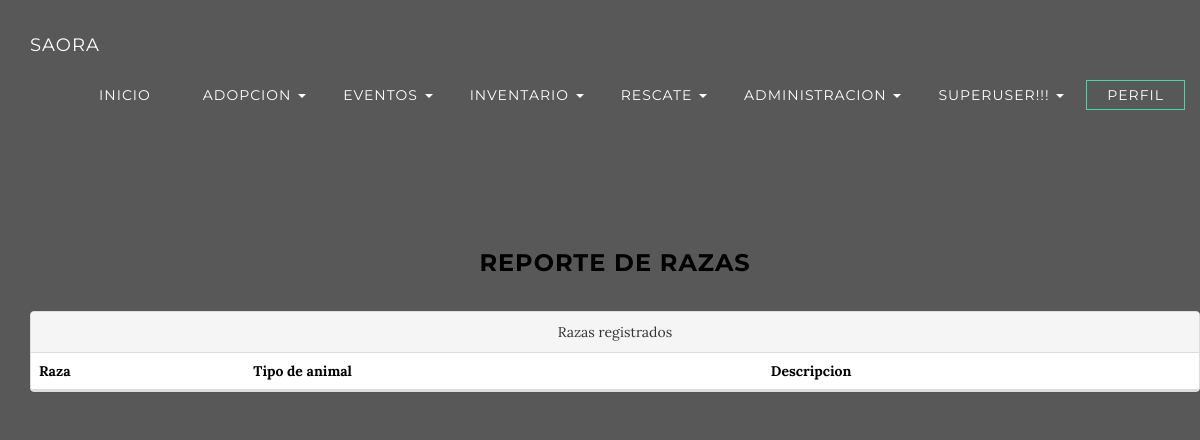
Before: /res/con_raza/ (signed in) with the older database file.
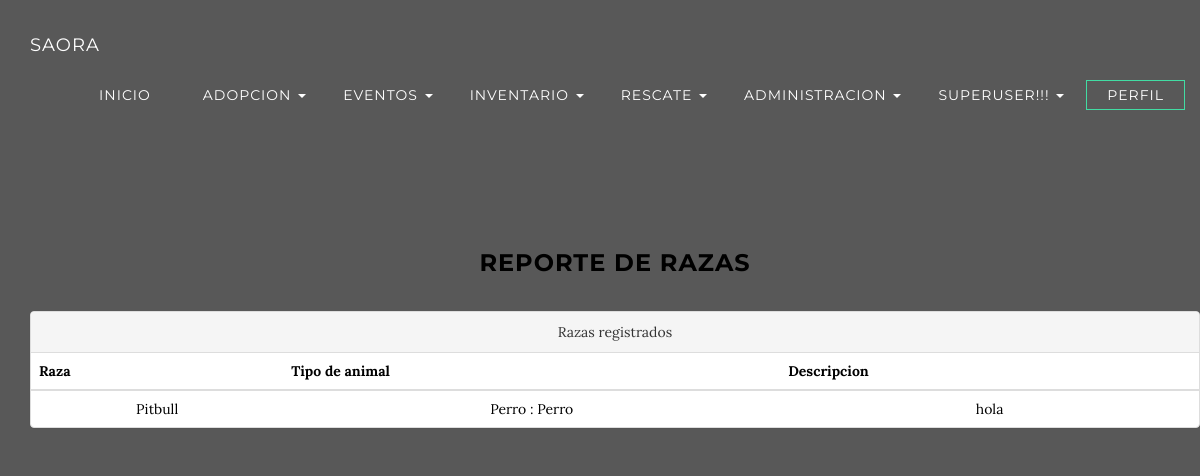
After: the same page with the newer database file.
### SAORA/apps/Rescate/models.py (models this page shows, shortened)
class Raza(models.Model):
	raza = models.CharField(max_length=25,unique=True)
	descr = models.CharField(max_length=100)
	id_tanimal = models.ForeignKey('Tanimal')
	ult_act = models.DateField(auto_now_add=True)

class Tanimal(models.Model):
	tanimal = models.CharField(max_length=25,unique=True)
	descr = models.CharField(max_length=100)
	ult_act = models.DateField(auto_now_add=True)
	def __unicode__(self):
		return "%s : %s"%(self.tanimal,self.descr)

### SAORA/apps/Rescate/views.py (the view)
@login_required(login_url='/')
def Con_Raza(request):
	obj = Raza.objects.all()
	ctx = {'mensaje':obj}
	return render(request,'Rescate/con_raza.html',ctx)

### SAORA/templates/Rescate/con_raza.html (shortened to what this page needs)
{% extends "General/base.html"%}
{% block content %}
<section class="container content-section text-center">
	<div class="container">
		<h3>Reporte de razas</h3>
	</div>
	<div class="container">
		<section class="row">
			<div class="panel panel-default">
			<div class="panel-heading">Razas registrados</div>
				<table class="table">
					<thead>
						<tr>
							<th>Raza</th>
							<th>Tipo de animal</th>
							<th>Descripcion</th>
						</tr>
					</thead>
					<tbody>
						{% for item in mensaje %}
							<tr>
								<td> {{item.raza}}</td>
								<td> {{item.id_tanimal}} </td>
								<td> {{item.descr}} </td>
							</tr>
						{% endfor %}
					</tbody>
				</table>
			</div>
		</section>
	</div>
</section>
{% endblock %}

Changed rows visible on the page:
added Raza: raza "Pitbull", id_tanimal "Perro : Perro", descr "hola"
